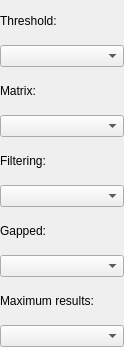
<?xml version="1.0" encoding="UTF-8"?>
<ui version="4.0">
 <class>DasBlastSettingsWidget</class>
 <widget class="QWidget" name="DasBlastSettingsWidget">
  <property name="geometry">
   <rect>
    <x>0</x>
    <y>0</y>
    <width>124</width>
    <height>347</height>
   </rect>
  </property>
  <property name="sizePolicy">
   <sizepolicy hsizetype="MinimumExpanding" vsizetype="Preferred">
    <horstretch>0</horstretch>
    <verstretch>0</verstretch>
   </sizepolicy>
  </property>
  <property name="windowTitle">
   <string>Form</string>
  </property>
  <layout class="QVBoxLayout" name="verticalLayout">
   <property name="spacing">
    <number>3</number>
   </property>
   <property name="leftMargin">
    <number>0</number>
   </property>
   <property name="topMargin">
    <number>0</number>
   </property>
   <property name="rightMargin">
    <number>0</number>
   </property>
   <property name="bottomMargin">
    <number>0</number>
   </property>
   <item>
    <widget class="QLabel" name="thresholdLabel">
     <property name="text">
      <string>Threshold:</string>
     </property>
    </widget>
   </item>
   <item>
    <widget class="QComboBox" name="thresholdComboBox">
     <property name="sizePolicy">
      <sizepolicy hsizetype="MinimumExpanding" vsizetype="Fixed">
       <horstretch>0</horstretch>
       <verstretch>0</verstretch>
      </sizepolicy>
     </property>
     <property name="minimumSize">
      <size>
       <width>1</width>
       <height>0</height>
      </size>
     </property>
     <property name="toolTip">
      <string>Number of expected matches in a random database. The lower the value, the more likely the match is to be significant</string>
     </property>
     <property name="sizeAdjustPolicy">
      <enum>QComboBox::AdjustToMinimumContentsLength</enum>
     </property>
    </widget>
   </item>
   <item>
    <widget class="QLabel" name="matrixLabel">
     <property name="text">
      <string>Matrix:</string>
     </property>
    </widget>
   </item>
   <item>
    <widget class="QComboBox" name="matrixComboBox">
     <property name="sizePolicy">
      <sizepolicy hsizetype="MinimumExpanding" vsizetype="Fixed">
       <horstretch>0</horstretch>
       <verstretch>0</verstretch>
      </sizepolicy>
     </property>
     <property name="minimumSize">
      <size>
       <width>1</width>
       <height>0</height>
      </size>
     </property>
     <property name="toolTip">
      <string>Assigns a probability score for each position in an alignment</string>
     </property>
     <property name="currentIndex">
      <number>-1</number>
     </property>
     <property name="sizeAdjustPolicy">
      <enum>QComboBox::AdjustToMinimumContentsLength</enum>
     </property>
    </widget>
   </item>
   <item>
    <widget class="QLabel" name="filteringLabel">
     <property name="text">
      <string>Filtering:</string>
     </property>
    </widget>
   </item>
   <item>
    <widget class="QComboBox" name="filteringComboBox">
     <property name="sizePolicy">
      <sizepolicy hsizetype="MinimumExpanding" vsizetype="Fixed">
       <horstretch>0</horstretch>
       <verstretch>0</verstretch>
      </sizepolicy>
     </property>
     <property name="minimumSize">
      <size>
       <width>1</width>
       <height>0</height>
      </size>
     </property>
     <property name="toolTip">
      <string>Filtering low-complexity regions replaces the regions with X's during the search to filter biologically unrelated results</string>
     </property>
     <property name="sizeAdjustPolicy">
      <enum>QComboBox::AdjustToMinimumContentsLength</enum>
     </property>
    </widget>
   </item>
   <item>
    <widget class="QLabel" name="gappedLabel">
     <property name="text">
      <string>Gapped:</string>
     </property>
    </widget>
   </item>
   <item>
    <widget class="QComboBox" name="gappedComboBox">
     <property name="sizePolicy">
      <sizepolicy hsizetype="MinimumExpanding" vsizetype="Fixed">
       <horstretch>0</horstretch>
       <verstretch>0</verstretch>
      </sizepolicy>
     </property>
     <property name="minimumSize">
      <size>
       <width>1</width>
       <height>0</height>
      </size>
     </property>
     <property name="toolTip">
      <string>Allows gaps to be introduced in the sequences when the comparison is done</string>
     </property>
     <property name="sizeAdjustPolicy">
      <enum>QComboBox::AdjustToMinimumContentsLength</enum>
     </property>
    </widget>
   </item>
   <item>
    <widget class="QLabel" name="hitsLabel">
     <property name="text">
      <string>Maximum results:</string>
     </property>
    </widget>
   </item>
   <item>
    <widget class="QComboBox" name="hitsComboBox">
     <property name="sizePolicy">
      <sizepolicy hsizetype="MinimumExpanding" vsizetype="Fixed">
       <horstretch>0</horstretch>
       <verstretch>0</verstretch>
      </sizepolicy>
     </property>
     <property name="minimumSize">
      <size>
       <width>1</width>
       <height>0</height>
      </size>
     </property>
     <property name="toolTip">
      <string>Limits the number of returned results</string>
     </property>
     <property name="sizeAdjustPolicy">
      <enum>QComboBox::AdjustToMinimumContentsLength</enum>
     </property>
    </widget>
   </item>
  </layout>
 </widget>
 <resources/>
 <connections/>
</ui>
